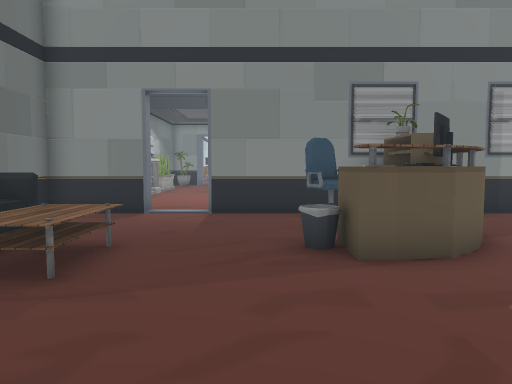
View 1 (above)

24 first-person views from a walk through a 3-D level made in the Unity game engine. The camera is 1.3 m above the floor, tilts 4° down and sees 70° across. The floor is counted in squares, 1 m on a side. Each view is taken from the middle of a square. On the plan, view 1 faces up. The plan holds only what a view shows up to about 15 squares ahead; the rest is blank. The place goes on beyond the plan. Door leaves are left out, so doorways stand open. Some surface patterns are stand-ins.

View 2
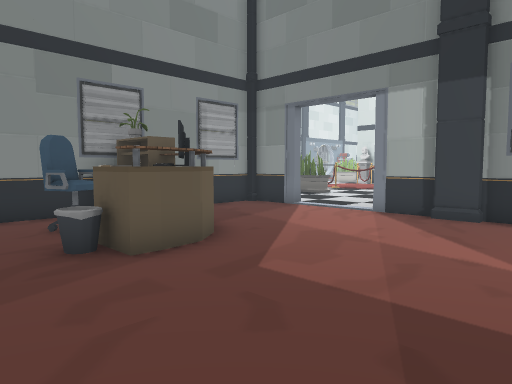

View 3
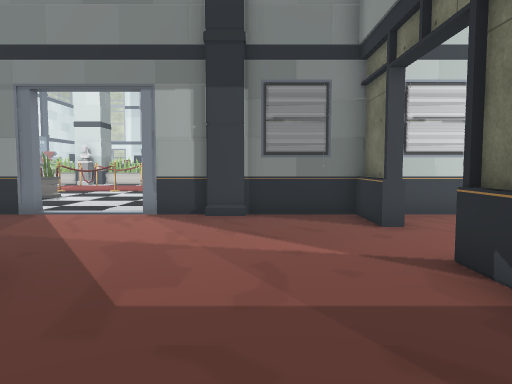

View 4
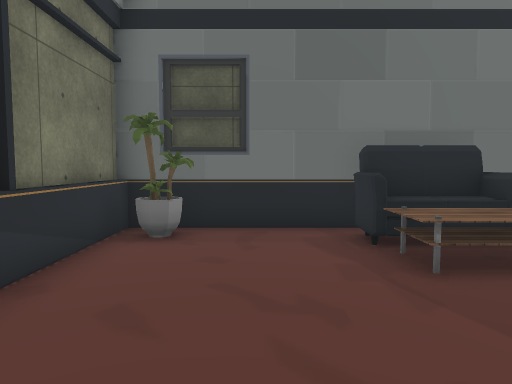

View 5
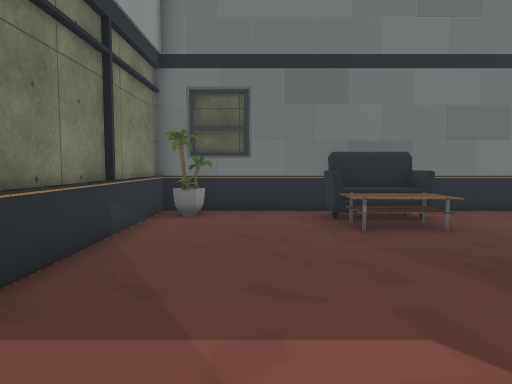

View 6
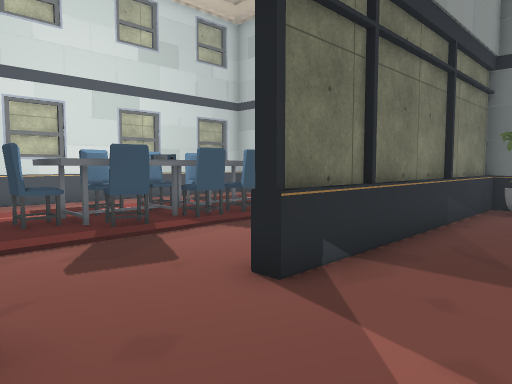

View 7
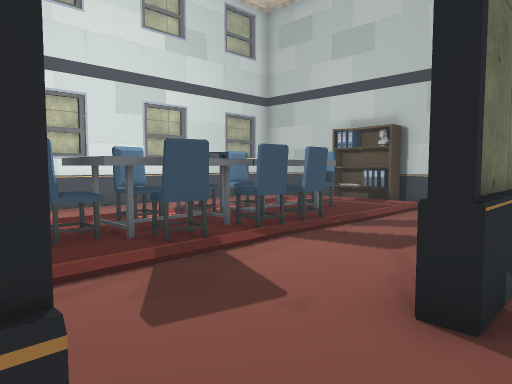

View 8
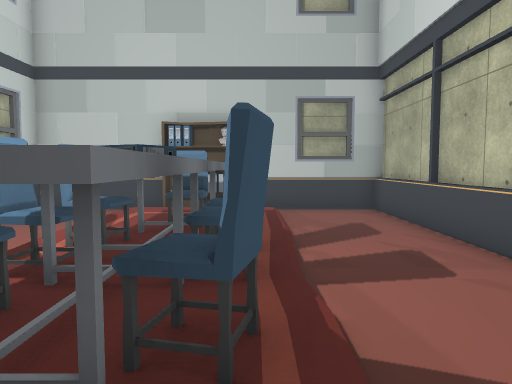

View 9
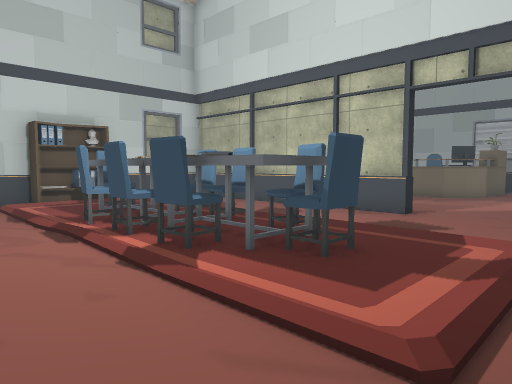

View 10
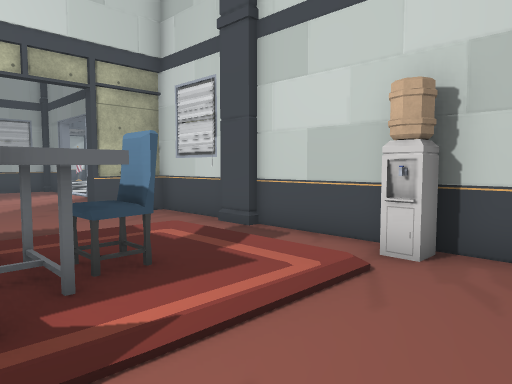

View 11
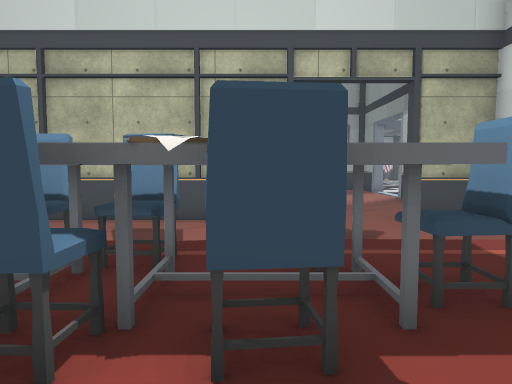

View 12
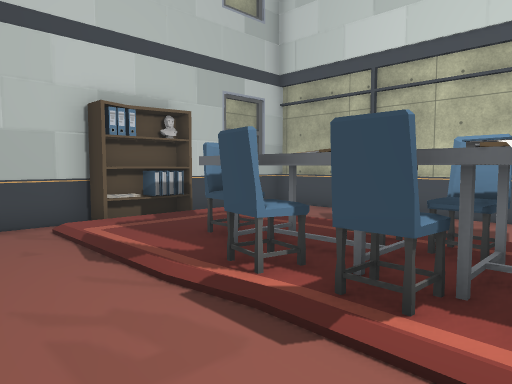

View 13
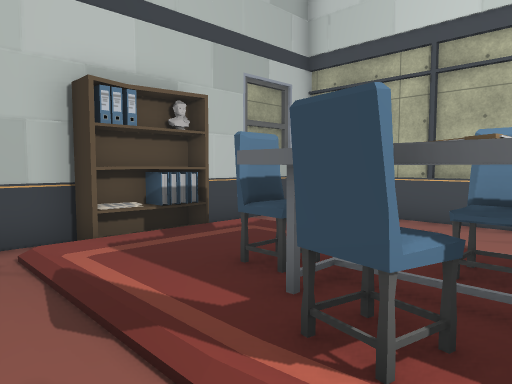

View 14
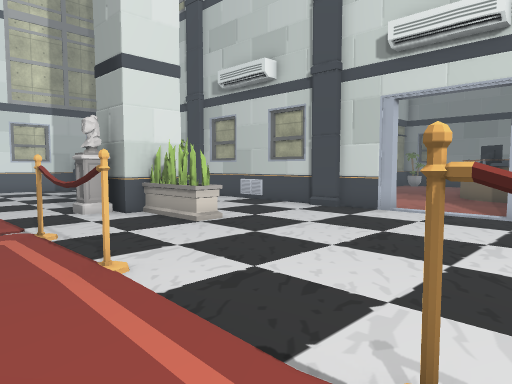

View 15
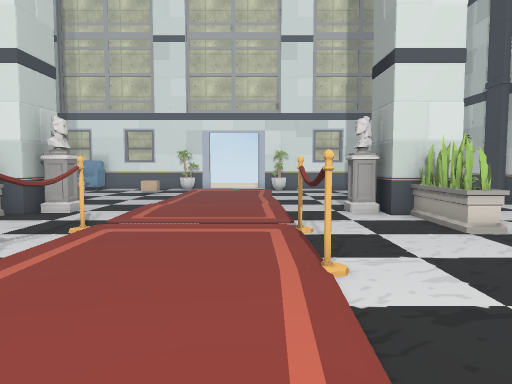

View 16
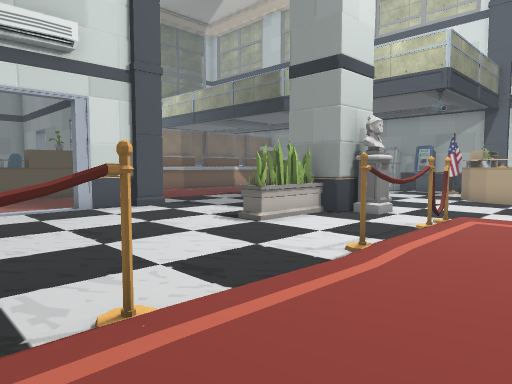

View 17
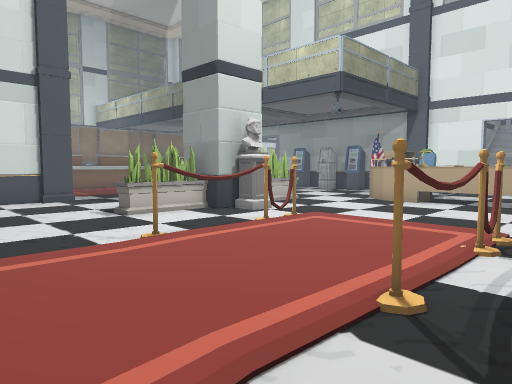

View 18
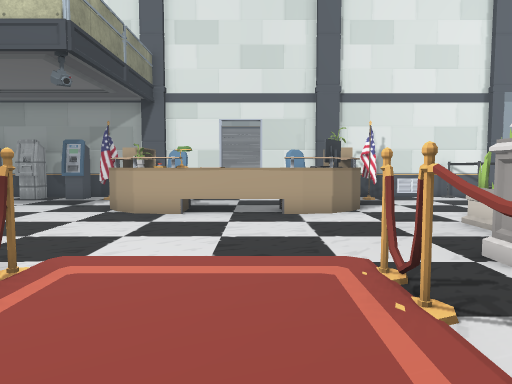

View 19
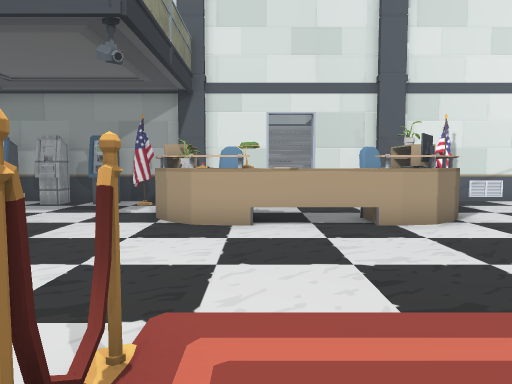

View 20
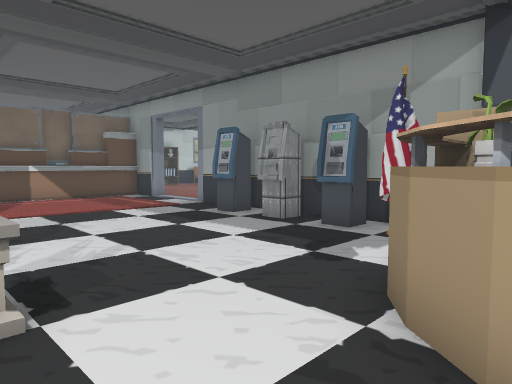

View 21
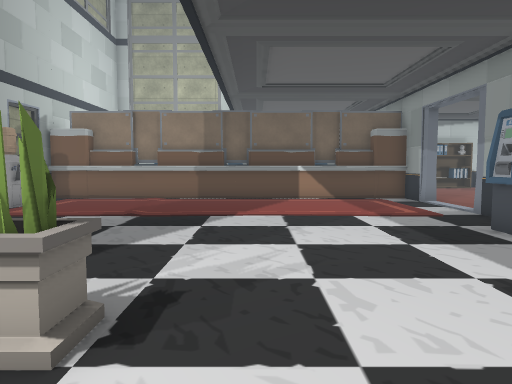

View 22
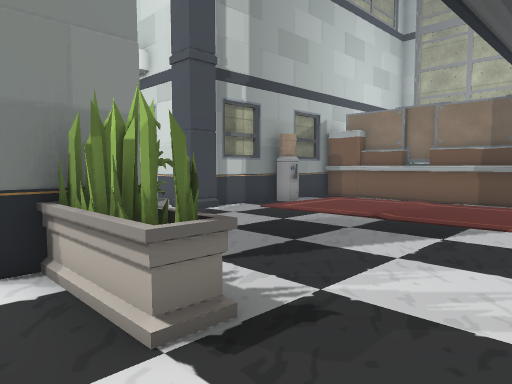

View 23
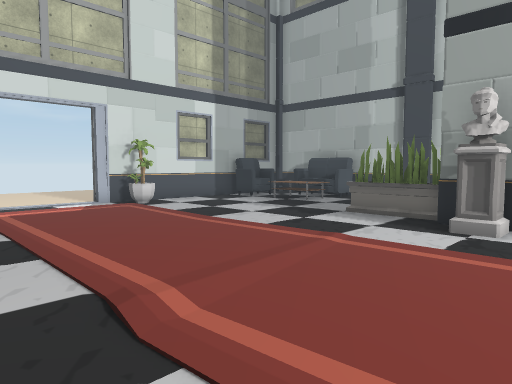

View 24
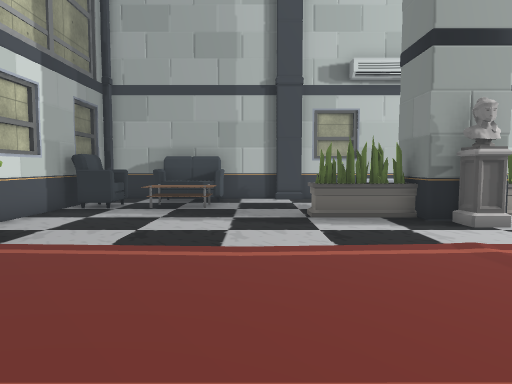

### Floor plan
Key: @ floor where view 1 was taken; # wall or solid block; . floor; / step, stairs or slope; D open door; ^ raised ledge; C computer; E desk; S sofa; B bin; P plant; H shelf; W water cooler; A barrier; O other object.
Columns run from 6 left of view 1 to 24 right of it. Each row starts with its distance up from view 1.
 25         E#DDD#########OO # D##O
 24         E.DD....O.OOOOOO ...  O
 23         E............. O .... O
 22        #E.............OPO...OOO
 21        EE.............OPO....CC
 20          ..............OOEEEECC
 19        EE......................
 18         E......................
 17          ...........PP.........
 16          ...........PP.........
 15   ...  #E...........##.........
 14   ...  #E......... P #O.......O
 13   ...   E.........  ##..AO...A.
 12    ..   E.......... PP..A....A
 11    ..   E..W...O....PP..A....A
 10 ###DD##########O........A....A
  9 #........O#....#........O....O
  8 #......OO^#....D..............
  7 #.......OCE....D.............
  6  SSO...B^CE....D............. .
  5  SSO....EE.....D........A....A
  4 #SSO...........#........A....A
  3 #..............O........A....A.
  2 #..............#....PP..O....O.
  1 #..............#....PP.........
  0 #P....@........#....##.........
 -1 ##########D.DD#O...O##O.......O
 -2 #.........D.DD.#..  ##.........
 -3 #..............#.   PP.........
 -4 #..............#... PP.........
 -5 #/....OOOOO....#...............
 -6 #H..OOOOOOOO...#...............
 -7 #H..OOOOOOOO...#S.............
 -8 #H....OOOO.....#SOO..........
 -9 #.////........W#SOO..........
-10 #..............#.............
-11 #  .......... .#..^^....P....

Positions as (right, up) in squares from view 1, and headings:
1: (0, 0), facing up
2: (-1, 0), facing up-right
3: (-1, 2), facing right
4: (2, 2), facing left
5: (5, 2), facing left
6: (7, 2), facing down-left
7: (7, 0), facing down-left
8: (6, -5), facing left
9: (8, -11), facing up-left
10: (3, -11), facing up-right
11: (3, -10), facing up
12: (3, -11), facing up-left
13: (1, -10), facing up-left
14: (20, 10), facing down-left
15: (19, 10), facing down
16: (21, 4), facing up-left
17: (24, 6), facing up-left
18: (21, 9), facing up
19: (19, 11), facing up
20: (18, 17), facing up-left
21: (17, 19), facing left
22: (16, 20), facing down-left
23: (24, 1), facing down-left
24: (24, -6), facing left
